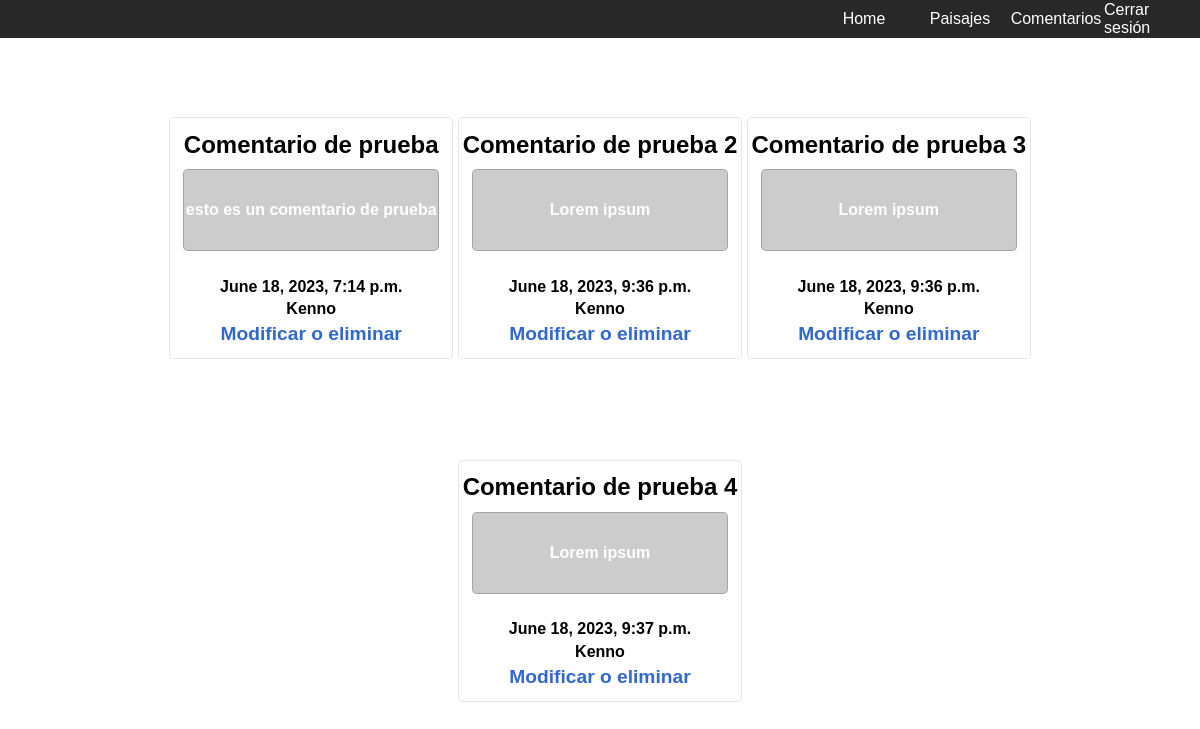
Page /comentarios/ (signed in) on the committed database.
### natureapp/models.py (models this page shows, shortened)
class Comentarios(models.Model):
    user = models.ForeignKey(User, on_delete=models.CASCADE)
    titulo = models.CharField(max_length=50, null=True)
    fecha = models.DateTimeField(auto_now_add=True)
    comentario = models.TextField(max_length=500)

### natureapp/views.py (the view)
# urls.py: path('comentarios/', views.comentarios, name='comentarios'),
@login_required
def comentarios(request):
    post = Comentarios.objects.filter(user=request.user)
    return render(request, 'comentarios.html', {
        'comentarios': post
    })

### templates/comentarios.html
{% extends 'base.html' %}
{% block content %}
    {% load static %}
    <link rel="stylesheet" href="{% static 'css/comentarios.css' %}">
    <section id="comentarios-section">
        <span id="comentario-titulo">
            <h1>Comentarios</h1>
        </span>
        <div id="comentarios-container">
            {% for comentario in comentarios %}
                <div class="comentario">
                    <h2>{{ comentario.titulo }}</h2>
                    <p id="comentario">{{ comentario.comentario }}</p>
                    <strong><p>{{ comentario.fecha }}</p></strong>
                    <strong><p>{{ comentario.user }}</p></strong>
                    <strong>
                        <a href="{% url 'editar_comentario' comentario.id %}">Modificar o eliminar</a>
                    </strong>
                </div>
            {% endfor %}
        </div>
    </section>
{% endblock %}

### templates/base.html (shortened to what this page needs)
<!doctype html>
<html lang="en">
<head>
    {% load static %}
    <link rel="stylesheet" href="{% static 'css/base.css' %}">
</head>
<body>
    <nav>
        <section id="nav-content">
            <a href="/">Home</a>
            {% if user.is_authenticated %}
            <a href="/paisajes">Paisajes</a>
            <a href="/comentarios">Comentarios</a>
            <a href="/logout">Cerrar sesión</a>
            {% else %}
            <a href="/signup">Registro</a>
            <a href="/signin" id="signin">Iniciar sesión</a>
            {% endif %}
        </section>
    </nav>
    {% block content %}
    {% endblock %}
</body>
</html>

### static/css/base.css (style rules this page uses)
* { margin: 0; font-family: 'Quicksand', sans-serif; }
body { background: rgb(40, 40, 40); }
nav { background: rgb(40, 40, 40); height: 4.8vh; font-size: 1rem; display: flex; justify-content: center; align-items: center; }
#nav-content { display: flex; justify-content: end; flex-grow: 3; height: 4.8vh; }
#nav-content a { display: flex; align-items: center; justify-content: center; text-decoration: None; color: white; width: 8vw; height: 4.8vh; transition: .5s; }

### static/css/comentarios.css (style rules this page uses)
body { background: url("https://images.pexels.com/photos/1276518/pexels-photo-1276518.jpeg"); background-position: unset; background-size: cover; }
#comentario-titulo { width: 100vw; display: flex; justify-content: center; align-items: center; height: 10vh; font-size: 1.8rem; color: white; }
#comentarios-section { height: 95.2vh; display: flex; flex-direction: column; align-items: center; }
#comentarios-container { width: 94%; height: 90vh; display: flex; justify-content: center; flex-direction: row; flex-wrap: wrap; }
.comentario { border-radius: 5px; border: 1px solid rgba(1, 1, 1, .1); display: flex; flex-direction: column; align-items: center; justify-content: center; width: 25%; height: 30vh; margin: .2vw; background: rgba(255, 255, 255, 0.4); backdrop-filter: blur(5px); }
.comentario > * { margin: .2vw; }
.comentario h2 { margin-bottom: 1vh; }
.comentario a { text-decoration: None; color: #3068cc; font-size: 1.2rem; transition: .5s; }
#comentario { display: flex; justify-content: center; color: white; font-weight: 800; align-items: center; margin-bottom: 3vh; width: 90%; height: 10vh; border: 1px solid rgba(1, 1, 1, .2); border-radius: 5px; background: rgba(1, 1, 1, .2); }

### rows in the picture
Comentarios: titulo "Comentario de prueba", comentario "esto es un comentario de prueba", fecha "June 18, 2023, 7:14 p.m.", user "Kenno"
Comentarios: titulo "Comentario de prueba 2", comentario "Lorem ipsum", fecha "June 18, 2023, 9:36 p.m.", user "Kenno"
Comentarios: titulo "Comentario de prueba 3", comentario "Lorem ipsum", fecha "June 18, 2023, 9:36 p.m.", user "Kenno"
Comentarios: titulo "Comentario de prueba 4", comentario "Lorem ipsum", fecha "June 18, 2023, 9:37 p.m.", user "Kenno"
